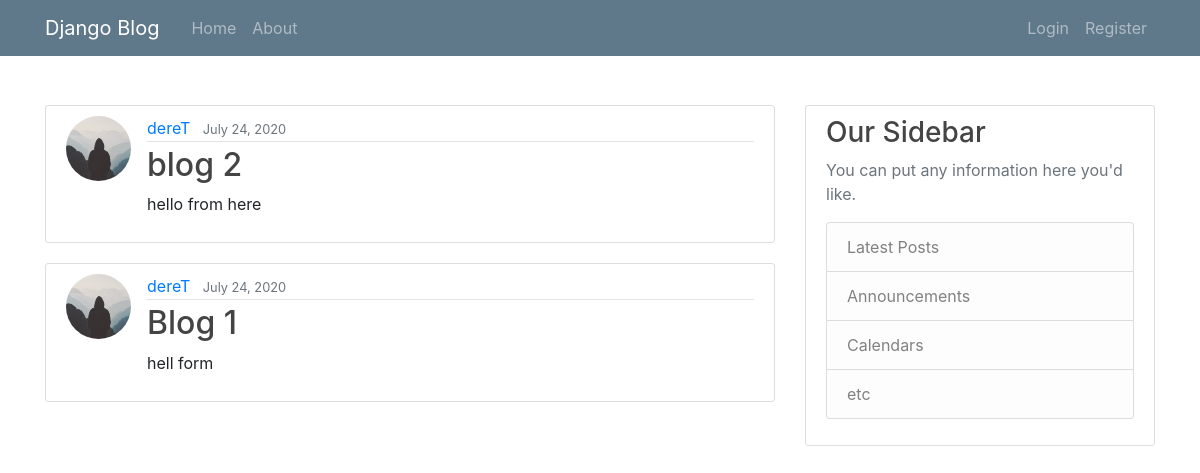
The app's page /, older data.
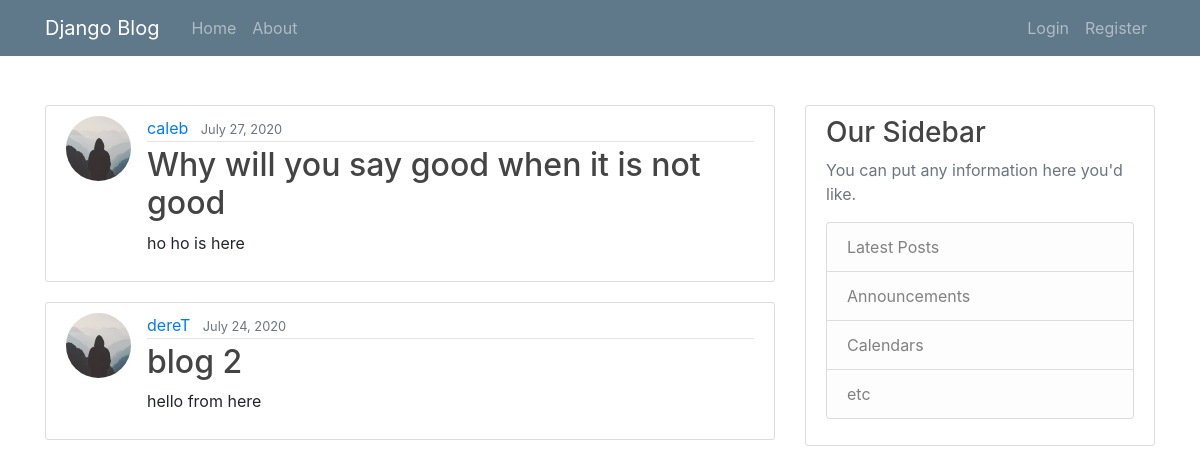
The same page, newer data.
### blog/models.py (models this page shows, shortened)
class Post(models.Model):
    title =   models.CharField(max_length=100)
    content = models.TextField()
    date_posted = models.DateTimeField(default=timezone.now)
    author = models.ForeignKey(User,on_delete=models.CASCADE)

### users/models.py (models this page shows, shortened)
class Profile(models.Model):
    user = models.OneToOneField(User,on_delete=models.CASCADE)
    image = models.ImageField(default='default.jpg', upload_to='profile_pics', height_field=None, width_field=None, max_length=None)

### blog/views.py (the view)
# urls.py: path('', PostListView.as_view(), name='blog-home'),
class PostListView(ListView):
    model = Post
    template_name = 'blog/index.html'
    context_object_name = 'posts'
    ordering = ['-date_posted']
    paginate_by = 2

### blog/templates/blog/index.html
{% extends "blog/base.html" %}
{% block content %}
    {% for post in posts %}
        <article class="media content-section">
          <img class="rounded-circle article-img" src="{{ post.author.profile.image.url }}">
          <div class="media-body">
            <div class="article-metadata">
              <a class="mr-2" href="#">{{ post.author }}</a>
              <small class="text-muted">{{ post.date_posted|date:"F d, Y" }}</small>
            </div>
            <h2><a class="article-title" href="#">{{ post.title }}</a></h2>
            <p class="article-content">{{ post.content }}</p>
          </div>
        </article>
    {% endfor %}
{% endblock content %}

### blog/templates/blog/base.html (shortened to what this page needs)
{% load static %}
<!doctype html>
<html lang="en">
  <head>
    <link rel="stylesheet" href="{% static 'blog/main.css' %}">
    <link rel="stylesheet" href="https://stackpath.bootstrapcdn.com/bootstrap/4.3.1/css/bootstrap.min.css">
  </head>
  <body>
    <header class="site-header">
        <nav class="navbar navbar-expand-md navbar-dark bg-steel fixed-top">
          <div class="container">
            <a class="navbar-brand mr-4" href="{% url 'blog-home' %}">Django Blog</a>
            <div class="collapse navbar-collapse" id="navbarToggle">
              <div class="navbar-nav mr-auto">
                <a class="nav-item nav-link" href="{% url 'blog-home' %}">Home</a>
                <a class="nav-item nav-link" href="{% url 'blog-about' %}">About</a>
              </div>
              <div class="navbar-nav">
                {% if user.is_authenticated %}
                  <a class="nav-item nav-link" href="{% url 'post-create' %}">New Post</a>
                  <a class="nav-item nav-link" href="{% url 'logout' %}">Logout</a>
                  <a class="nav-item nav-link" href="{% url 'profile' %}">Profile</a>
                {% else %}
                  <a class="nav-item nav-link" href="{% url 'login' %}">Login</a>
                  <a class="nav-item nav-link" href="{% url 'register' %}">Register</a>
                {% endif %}
              </div>
            </div>
          </div>
        </nav>
    </header>
    <hr/><br/>
    <main role="main" class="container">
        <div class="row mt-5">
          <div class="col-md-8">
            {% block content %} {% endblock %}
          </div>
          <div class="col-md-4">
            <div class="content-section">
              <h3>Our Sidebar</h3>
              <p class='text-muted'>You can put any information here you'd like.
                <ul class="list-group">
                  <li class="list-group-item list-group-item-light">Latest Posts</li>
                  <li class="list-group-item list-group-item-light">Announcements</li>
                  <li class="list-group-item list-group-item-light">Calendars</li>
                  <li class="list-group-item list-group-item-light">etc</li>
                </ul>
              </p>
            </div>
          </div>
        </div>
      </main>
  </body>
</html>

### blog/static/blog/main.css (style rules this page uses)
body { background: #fafafa; color: #333333; margin-top: 5rem; }
h1, h2, h3, h4, h5, h6 { color: #444444; }
ul { margin: 0; }
.bg-steel { background-color: #5f788a; }
.site-header .navbar-nav .nav-link { color: #cbd5db; }
.content-section { background: #ffffff; padding: 10px 20px; border: 1px solid #dddddd; border-radius: 3px; margin-bottom: 20px; }
.article-title { color: #444444; }
.article-content { white-space: pre-line; }
.article-img { height: 65px; width: 65px; margin-right: 16px; }
.article-metadata { padding-bottom: 1px; margin-bottom: 4px; border-bottom: 1px solid #e3e3e3 }

Row changes from the older to the newer data that the page shows:
no longer on this page (row unchanged): Post: author.profile.image (placeholder picture), author "dereT", date_posted "July 24, 2020", title "Blog 1", content "hell form"
added Post: author.profile.image (placeholder picture), author "caleb", date_posted "July 27, 2020", title "Why will you say good when it is not good", content "ho ho is here"
